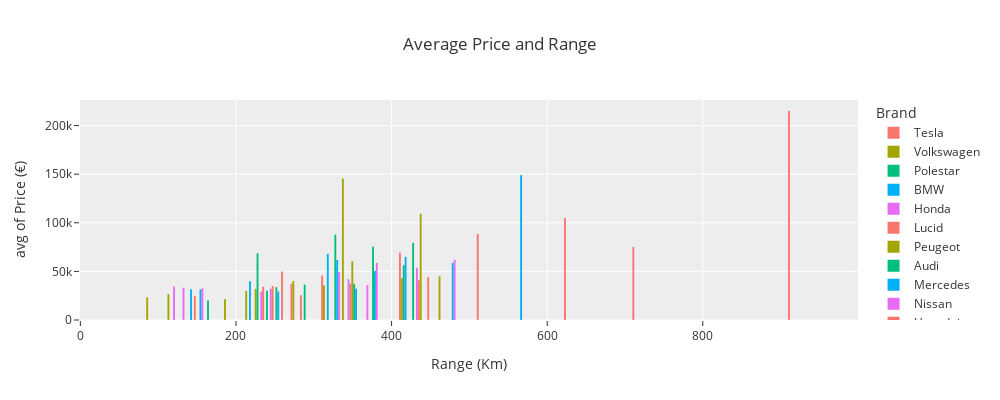

Here is the notebook cell this chart was saved with:
### Markdown cell above
### Price and Range

### Code cell
fig = ex.histogram(EV, x='Range_Km', y='PriceEuro', color='Brand', barmode='group', histfunc='avg', 
                   height=400 , width=1000 , nbins=10 , template='ggplot2' , title='Average Price and Range' ,
                    labels=dict(PriceEuro='Price (€)', Range_Km='Range (Km)'))

fig.show()

### Figure 1 — Plotly figure (JSON) as saved in the notebook; plotly's stock layout.template omitted (floating-point values rounded to 4 significant figures)
{"data": [{"alignmentgroup": "True", "bingroup": "x", "histfunc": "avg", "hovertemplate": "Brand=Tesla <br>Range (Km)=%{x}<br>avg of Price (€)=%{y}<extra></extra>", "legendgroup": "Tesla ", "marker": {"color": "#F8766D", "pattern": {"shape": ""}}, "name": "Tesla ", "nbinsx": 10, "offsetgroup": "Tesla ", "orientation": "v", "showlegend": true, "type": "histogram", "x": [450, 310, 425, 435, 750, 515, 970, 450, 505, 410, 460, 440, 390], "xaxis": "x", "y": [55480, 46380, 58620, 61480, 75000, 79990, 215000, 85990, 96990, 65620, 55000, 102990, 45000], "yaxis": "y"}, {"alignmentgroup": "True", "bingroup": "x", "histfunc": "avg", "hovertemplate": "Brand=Volkswagen <br>Range (Km)=%{x}<br>avg of Price (€)=%{y}<extra></extra>", "legendgroup": "Volkswagen ", "marker": {"color": "#A3A500", "pattern": {"shape": ""}}, "name": "Volkswagen ", "nbinsx": 10, "offsetgroup": "Volkswagen ", "orientation": "v", "showlegend": true, "type": "histogram", "x": [270, 190, 440, 195, 420, 350, 340, 340], "xaxis": "x", "y": [30000, 31900, 40936, 21421, 45000, 33000, 38987, 35575], "yaxis": "y"}, {"alignmentgroup": "True", "bingroup": "x", "histfunc": "avg", "hovertemplate": "Brand=Polestar <br>Range (Km)=%{x}<br>avg of Price (€)=%{y}<extra></extra>", "legendgroup": "Polestar ", "marker": {"color": "#00BF7D", "pattern": {"shape": ""}}, "name": "Polestar ", "nbinsx": 10, "offsetgroup": "Polestar ", "orientation": "v", "showlegend": true, "type": "histogram", "x": [400], "xaxis": "x", "y": [56440], "yaxis": "y"}, {"alignmentgroup": "True", "bingroup": "x", "histfunc": "avg", "hovertemplate": "Brand=BMW <br>Range (Km)=%{x}<br>avg of Price (€)=%{y}<extra></extra>", "legendgroup": "BMW ", "marker": {"color": "#00B0F6", "pattern": {"shape": ""}}, "name": "BMW ", "nbinsx": 10, "offsetgroup": "BMW ", "orientation": "v", "showlegend": true, "type": "histogram", "x": [360, 450, 235, 230], "xaxis": "x", "y": [68040, 65000, 38017, 41526], "yaxis": "y"}, {"alignmentgroup": "True", "bingroup": "x", "histfunc": "avg", "hovertemplate": "Brand=Honda <br>Range (Km)=%{x}<br>avg of Price (€)=%{y}<extra></extra>", "legendgroup": "Honda ", "marker": {"color": "#E76BF3", "pattern": {"shape": ""}}, "name": "Honda ", "nbinsx": 10, "offsetgroup": "Honda ", "orientation": "v", "showlegend": true, "type": "histogram", "x": [170, 170], "xaxis": "x", "y": [32997, 35921], "yaxis": "y"}, {"alignmentgroup": "True", "bingroup": "x", "histfunc": "avg", "hovertemplate": "Brand=Lucid <br>Range (Km)=%{x}<br>avg of Price (€)=%{y}<extra></extra>", "legendgroup": "Lucid ", "marker": {"color": "#F8766D", "pattern": {"shape": ""}}, "name": "Lucid ", "nbinsx": 10, "offsetgroup": "Lucid ", "orientation": "v", "showlegend": true, "type": "histogram", "x": [610], "xaxis": "x", "y": [105000], "yaxis": "y"}, {"alignmentgroup": "True", "bingroup": "x", "histfunc": "avg", "hovertemplate": "Brand=Peugeot <br>Range (Km)=%{x}<br>avg of Price (€)=%{y}<extra></extra>", "legendgroup": "Peugeot ", "marker": {"color": "#A3A500", "pattern": {"shape": ""}}, "name": "Peugeot ", "nbinsx": 10, "offsetgroup": "Peugeot ", "orientation": "v", "showlegend": true, "type": "histogram", "x": [275, 250], "xaxis": "x", "y": [29682, 34361], "yaxis": "y"}, {"alignmentgroup": "True", "bingroup": "x", "histfunc": "avg", "hovertemplate": "Brand=Audi <br>Range (Km)=%{x}<br>avg of Price (€)=%{y}<extra></extra>", "legendgroup": "Audi ", "marker": {"color": "#00BF7D", "pattern": {"shape": ""}}, "name": "Audi ", "nbinsx": 10, "offsetgroup": "Audi ", "orientation": "v", "showlegend": true, "type": "histogram", "x": [400, 425, 280, 380, 365, 410, 295, 320, 335], "xaxis": "x", "y": [55000, 125000, 67358, 81639, 79445, 57500, 69551, 93800, 96050], "yaxis": "y"}, {"alignmentgroup": "True", "bingroup": "x", "histfunc": "avg", "hovertemplate": "Brand=Mercedes <br>Range (Km)=%{x}<br>avg of Price (€)=%{y}<extra></extra>", "legendgroup": "Mercedes ", "marker": {"color": "#00B0F6", "pattern": {"shape": ""}}, "name": "Mercedes ", "nbinsx": 10, "offsetgroup": "Mercedes ", "orientation": "v", "showlegend": true, "type": "histogram", "x": [370, 350, 330], "xaxis": "x", "y": [69484, 45000, 70631], "yaxis": "y"}, {"alignmentgroup": "True", "bingroup": "x", "histfunc": "avg", "hovertemplate": "Brand=Nissan <br>Range (Km)=%{x}<br>avg of Price (€)=%{y}<extra></extra>", "legendgroup": "Nissan ", "marker": {"color": "#E76BF3", "pattern": {"shape": ""}}, "name": "Nissan ", "nbinsx": 10, "offsetgroup": "Nissan ", "orientation": "v", "showlegend": true, "type": "histogram", "x": [220, 325, 440, 190, 420, 330, 325, 375], "xaxis": "x", "y": [29234, 37237, 50000, 33246, 57500, 45000, 50000, 65000], "yaxis": "y"}, {"alignmentgroup": "True", "bingroup": "x", "histfunc": "avg", "hovertemplate": "Brand=Hyundai <br>Range (Km)=%{x}<br>avg of Price (€)=%{y}<extra></extra>", "legendgroup": "Hyundai ", "marker": {"color": "#F8766D", "pattern": {"shape": ""}}, "name": "Hyundai ", "nbinsx": 10, "offsetgroup": "Hyundai ", "orientation": "v", "showlegend": true, "type": "histogram", "x": [400, 250, 255], "xaxis": "x", "y": [40795, 34459, 33971], "yaxis": "y"}, {"alignmentgroup": "True", "bingroup": "x", "histfunc": "avg", "hovertemplate": "Brand=Porsche <br>Range (Km)=%{x}<br>avg of Price (€)=%{y}<extra></extra>", "legendgroup": "Porsche ", "marker": {"color": "#A3A500", "pattern": {"shape": ""}}, "name": "Porsche ", "nbinsx": 10, "offsetgroup": "Porsche ", "orientation": "v", "showlegend": true, "type": "histogram", "x": [375, 365, 425, 385, 390], "xaxis": "x", "y": [180781, 102945, 109302, 150000, 148301], "yaxis": "y"}, {"alignmentgroup": "True", "bingroup": "x", "histfunc": "avg", "hovertemplate": "Brand=MG <br>Range (Km)=%{x}<br>avg of Price (€)=%{y}<extra></extra>", "legendgroup": "MG ", "marker": {"color": "#00BF7D", "pattern": {"shape": ""}}, "name": "MG ", "nbinsx": 10, "offsetgroup": "MG ", "orientation": "v", "showlegend": true, "type": "histogram", "x": [220], "xaxis": "x", "y": [30000], "yaxis": "y"}, {"alignmentgroup": "True", "bingroup": "x", "histfunc": "avg", "hovertemplate": "Brand=Mini <br>Range (Km)=%{x}<br>avg of Price (€)=%{y}<extra></extra>", "legendgroup": "Mini ", "marker": {"color": "#00B0F6", "pattern": {"shape": ""}}, "name": "Mini ", "nbinsx": 10, "offsetgroup": "Mini ", "orientation": "v", "showlegend": true, "type": "histogram", "x": [185], "xaxis": "x", "y": [31681], "yaxis": "y"}, {"alignmentgroup": "True", "bingroup": "x", "histfunc": "avg", "hovertemplate": "Brand=Opel <br>Range (Km)=%{x}<br>avg of Price (€)=%{y}<extra></extra>", "legendgroup": "Opel ", "marker": {"color": "#E76BF3", "pattern": {"shape": ""}}, "name": "Opel ", "nbinsx": 10, "offsetgroup": "Opel ", "orientation": "v", "showlegend": true, "type": "histogram", "x": [275, 335, 255], "xaxis": "x", "y": [29146, 41906, 35000], "yaxis": "y"}, {"alignmentgroup": "True", "bingroup": "x", "histfunc": "avg", "hovertemplate": "Brand=Skoda <br>Range (Km)=%{x}<br>avg of Price (€)=%{y}<extra></extra>", "legendgroup": "Skoda ", "marker": {"color": "#F8766D", "pattern": {"shape": ""}}, "name": "Skoda ", "nbinsx": 10, "offsetgroup": "Skoda ", "orientation": "v", "showlegend": true, "type": "histogram", "x": [290, 195, 420, 400, 400, 320], "xaxis": "x", "y": [35000, 24534, 40000, 45000, 47500, 37500], "yaxis": "y"}, {"alignmentgroup": "True", "bingroup": "x", "histfunc": "avg", "hovertemplate": "Brand=Volvo <br>Range (Km)=%{x}<br>avg of Price (€)=%{y}<extra></extra>", "legendgroup": "Volvo ", "marker": {"color": "#A3A500", "pattern": {"shape": ""}}, "name": "Volvo ", "nbinsx": 10, "offsetgroup": "Volvo ", "orientation": "v", "showlegend": true, "type": "histogram", "x": [375], "xaxis": "x", "y": [60437], "yaxis": "y"}, {"alignmentgroup": "True", "bingroup": "x", "histfunc": "avg", "hovertemplate": "Brand=Kia <br>Range (Km)=%{x}<br>avg of Price (€)=%{y}<extra></extra>", "legendgroup": "Kia ", "marker": {"color": "#00BF7D", "pattern": {"shape": ""}}, "name": "Kia ", "nbinsx": 10, "offsetgroup": "Kia ", "orientation": "v", "showlegend": true, "type": "histogram", "x": [370, 365, 235, 365, 230], "xaxis": "x", "y": [38105, 36837, 34400, 36837, 33133], "yaxis": "y"}, {"alignmentgroup": "True", "bingroup": "x", "histfunc": "avg", "hovertemplate": "Brand=Renault <br>Range (Km)=%{x}<br>avg of Price (€)=%{y}<extra></extra>", "legendgroup": "Renault ", "marker": {"color": "#00B0F6", "pattern": {"shape": ""}}, "name": "Renault ", "nbinsx": 10, "offsetgroup": "Renault ", "orientation": "v", "showlegend": true, "type": "histogram", "x": [315, 310, 130, 255, 160], "xaxis": "x", "y": [31184, 33133, 24790, 29234, 38000], "yaxis": "y"}, {"alignmentgroup": "True", "bingroup": "x", "histfunc": "avg", "hovertemplate": "Brand=Mazda <br>Range (Km)=%{x}<br>avg of Price (€)=%{y}<extra></extra>", "legendgroup": "Mazda ", "marker": {"color": "#E76BF3", "pattern": {"shape": ""}}, "name": "Mazda ", "nbinsx": 10, "offsetgroup": "Mazda ", "orientation": "v", "showlegend": true, "type": "histogram", "x": [180], "xaxis": "x", "y": [32646], "yaxis": "y"}, {"alignmentgroup": "True", "bingroup": "x", "histfunc": "avg", "hovertemplate": "Brand=Lexus <br>Range (Km)=%{x}<br>avg of Price (€)=%{y}<extra></extra>", "legendgroup": "Lexus ", "marker": {"color": "#F8766D", "pattern": {"shape": ""}}, "name": "Lexus ", "nbinsx": 10, "offsetgroup": "Lexus ", "orientation": "v", "showlegend": true, "type": "histogram", "x": [270], "xaxis": "x", "y": [50000], "yaxis": "y"}, {"alignmentgroup": "True", "bingroup": "x", "histfunc": "avg", "hovertemplate": "Brand=CUPRA <br>Range (Km)=%{x}<br>avg of Price (€)=%{y}<extra></extra>", "legendgroup": "CUPRA ", "marker": {"color": "#A3A500", "pattern": {"shape": ""}}, "name": "CUPRA ", "nbinsx": 10, "offsetgroup": "CUPRA ", "orientation": "v", "showlegend": true, "type": "histogram", "x": [425], "xaxis": "x", "y": [45000], "yaxis": "y"}, {"alignmentgroup": "True", "bingroup": "x", "histfunc": "avg", "hovertemplate": "Brand=SEAT <br>Range (Km)=%{x}<br>avg of Price (€)=%{y}<extra></extra>", "legendgroup": "SEAT ", "marker": {"color": "#00BF7D", "pattern": {"shape": ""}}, "name": "SEAT ", "nbinsx": 10, "offsetgroup": "SEAT ", "orientation": "v", "showlegend": true, "type": "histogram", "x": [195], "xaxis": "x", "y": [20129], "yaxis": "y"}, {"alignmentgroup": "True", "bingroup": "x", "histfunc": "avg", "hovertemplate": "Brand=Lightyear <br>Range (Km)=%{x}<br>avg of Price (€)=%{y}<extra></extra>", "legendgroup": "Lightyear ", "marker": {"color": "#00B0F6", "pattern": {"shape": ""}}, "name": "Lightyear ", "nbinsx": 10, "offsetgroup": "Lightyear ", "orientation": "v", "showlegend": true, "type": "histogram", "x": [575], "xaxis": "x", "y": [149000], "yaxis": "y"}, {"alignmentgroup": "True", "bingroup": "x", "histfunc": "avg", "hovertemplate": "Brand=Aiways <br>Range (Km)=%{x}<br>avg of Price (€)=%{y}<extra></extra>", "legendgroup": "Aiways ", "marker": {"color": "#E76BF3", "pattern": {"shape": ""}}, "name": "Aiways ", "nbinsx": 10, "offsetgroup": "Aiways ", "orientation": "v", "showlegend": true, "type": "histogram", "x": [335], "xaxis": "x", "y": [36057], "yaxis": "y"}, {"alignmentgroup": "True", "bingroup": "x", "histfunc": "avg", "hovertemplate": "Brand=DS <br>Range (Km)=%{x}<br>avg of Price (€)=%{y}<extra></extra>", "legendgroup": "DS ", "marker": {"color": "#F8766D", "pattern": {"shape": ""}}, "name": "DS ", "nbinsx": 10, "offsetgroup": "DS ", "orientation": "v", "showlegend": true, "type": "histogram", "x": [250], "xaxis": "x", "y": [37422], "yaxis": "y"}, {"alignmentgroup": "True", "bingroup": "x", "histfunc": "avg", "hovertemplate": "Brand=Citroen <br>Range (Km)=%{x}<br>avg of Price (€)=%{y}<extra></extra>", "legendgroup": "Citroen ", "marker": {"color": "#A3A500", "pattern": {"shape": ""}}, "name": "Citroen ", "nbinsx": 10, "offsetgroup": "Citroen ", "orientation": "v", "showlegend": true, "type": "histogram", "x": [250], "xaxis": "x", "y": [40000], "yaxis": "y"}, {"alignmentgroup": "True", "bingroup": "x", "histfunc": "avg", "hovertemplate": "Brand=Jaguar <br>Range (Km)=%{x}<br>avg of Price (€)=%{y}<extra></extra>", "legendgroup": "Jaguar ", "marker": {"color": "#00BF7D", "pattern": {"shape": ""}}, "name": "Jaguar ", "nbinsx": 10, "offsetgroup": "Jaguar ", "orientation": "v", "showlegend": true, "type": "histogram", "x": [365], "xaxis": "x", "y": [75351], "yaxis": "y"}, {"alignmentgroup": "True", "bingroup": "x", "histfunc": "avg", "hovertemplate": "Brand=Ford <br>Range (Km)=%{x}<br>avg of Price (€)=%{y}<extra></extra>", "legendgroup": "Ford ", "marker": {"color": "#00B0F6", "pattern": {"shape": ""}}, "name": "Ford ", "nbinsx": 10, "offsetgroup": "Ford ", "orientation": "v", "showlegend": true, "type": "histogram", "x": [450, 430, 340, 360], "xaxis": "x", "y": [54475, 62900, 54000, 46900], "yaxis": "y"}, {"alignmentgroup": "True", "bingroup": "x", "histfunc": "avg", "hovertemplate": "Brand=Byton <br>Range (Km)=%{x}<br>avg of Price (€)=%{y}<extra></extra>", "legendgroup": "Byton ", "marker": {"color": "#E76BF3", "pattern": {"shape": ""}}, "name": "Byton ", "nbinsx": 10, "offsetgroup": "Byton ", "orientation": "v", "showlegend": true, "type": "histogram", "x": [390, 325, 400], "xaxis": "x", "y": [64000, 53500, 62000], "yaxis": "y"}, {"alignmentgroup": "True", "bingroup": "x", "histfunc": "avg", "hovertemplate": "Brand=Sono <br>Range (Km)=%{x}<br>avg of Price (€)=%{y}<extra></extra>", "legendgroup": "Sono ", "marker": {"color": "#F8766D", "pattern": {"shape": ""}}, "name": "Sono ", "nbinsx": 10, "offsetgroup": "Sono ", "orientation": "v", "showlegend": true, "type": "histogram", "x": [225], "xaxis": "x", "y": [25500], "yaxis": "y"}, {"alignmentgroup": "True", "bingroup": "x", "histfunc": "avg", "hovertemplate": "Brand=Smart <br>Range (Km)=%{x}<br>avg of Price (€)=%{y}<extra></extra>", "legendgroup": "Smart ", "marker": {"color": "#A3A500", "pattern": {"shape": ""}}, "name": "Smart ", "nbinsx": 10, "offsetgroup": "Smart ", "orientation": "v", "showlegend": true, "type": "histogram", "x": [95, 100, 95], "xaxis": "x", "y": [22030, 21387, 24565], "yaxis": "y"}, {"alignmentgroup": "True", "bingroup": "x", "histfunc": "avg", "hovertemplate": "Brand=Fiat <br>Range (Km)=%{x}<br>avg of Price (€)=%{y}<extra></extra>", "legendgroup": "Fiat ", "marker": {"color": "#00BF7D", "pattern": {"shape": ""}}, "name": "Fiat ", "nbinsx": 10, "offsetgroup": "Fiat ", "orientation": "v", "showlegend": true, "type": "histogram", "x": [250, 250], "xaxis": "x", "y": [34900, 37900], "yaxis": "y"}], "layout": {"barmode": "group", "height": 400, "legend": {"title": {"text": "Brand"}, "tracegroupgap": 0}, "title": {"text": "Average Price and Range"}, "width": 1000, "xaxis": {"anchor": "y", "domain": [0, 1], "title": {"text": "Range (Km)"}}, "yaxis": {"anchor": "x", "domain": [0, 1], "title": {"text": "avg of Price (€)"}}}}
